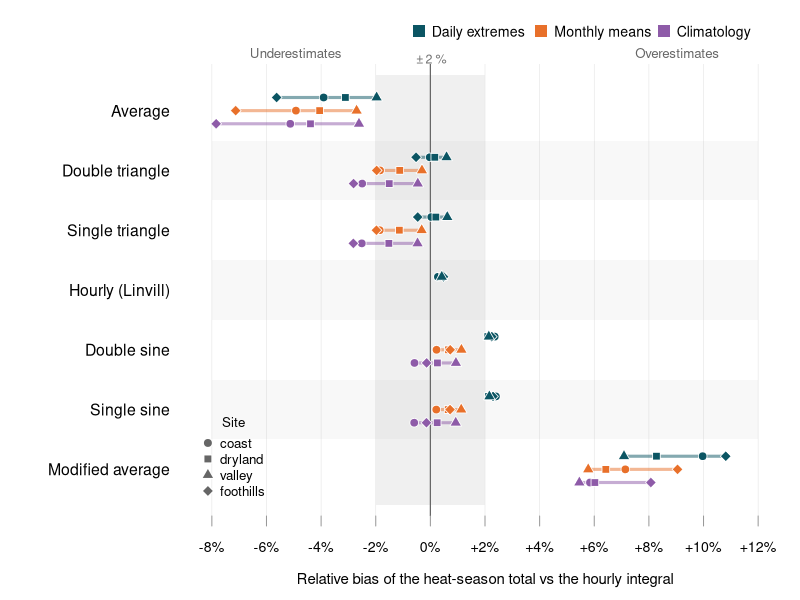
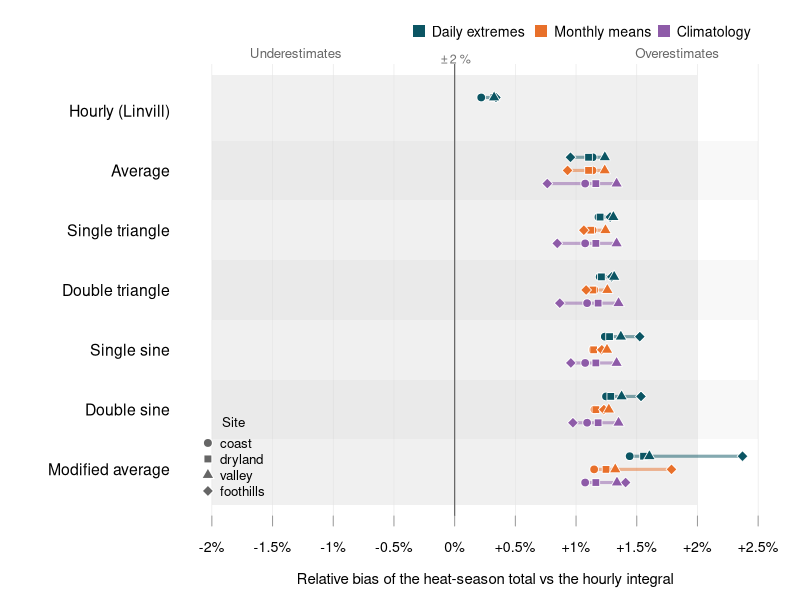
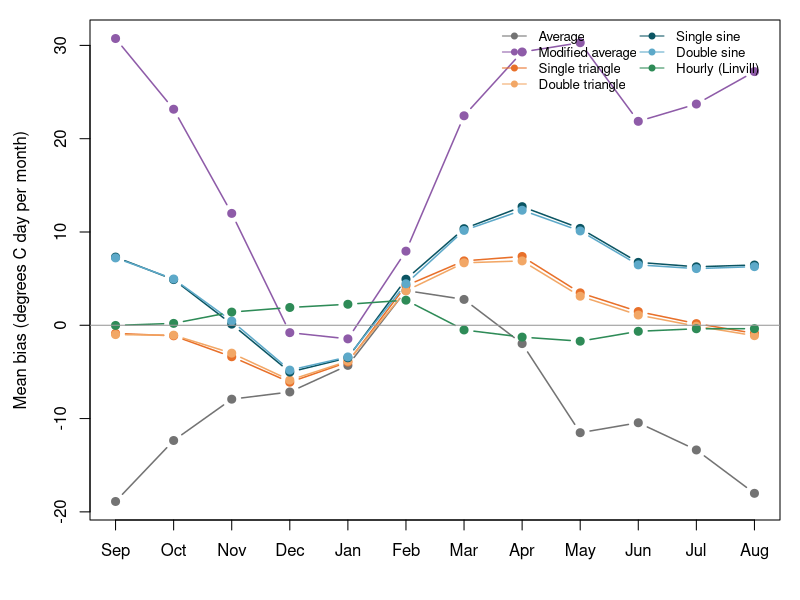

Recreate these plots in R, in order.
## ---- chunk 1
knitr::opts_chunk$set(collapse = TRUE, comment = "#>", echo = FALSE,
                      fig.width = 8, fig.height = 4.6, dpi = 96,
                      out.width = "100%")
options(knitr.kable.NA = "-")
season <- read.csv("data/gdd-synthetic-season.csv")
monthly <- read.csv("data/gdd-synthetic-monthly.csv")
sites <- c("coast", "dryland", "valley", "foothills")
method_order <- c("average", "modified_average", "single_triangle",
                  "double_triangle", "single_sine", "double_sine",
                  "hourly_linvill")
method_col <- c(average = "grey45", modified_average = "#8E5BA8",
                single_triangle = "#E8702A", double_triangle = "#F2A766",
                single_sine = "#0B5563", double_sine = "#5DA9C9",
                hourly_linvill = "#2E8B57")
## ---- chunk 2
method_label <- c(average = "Average", modified_average = "Modified average",
                  single_triangle = "Single triangle",
                  double_triangle = "Double triangle",
                  single_sine = "Single sine", double_sine = "Double sine",
                  hourly_linvill = "Hourly (Linvill)")
level_col <- c(daily = "#0B5563", monthly = "#E8702A",
               climatology = "#8E5BA8")
level_label <- c(daily = "Daily extremes", monthly = "Monthly means",
                 climatology = "Climatology")
site_pch <- c(coast = 21, dryland = 22, valley = 24, foothills = 23)

# One row per method (ordered by its bias with daily extremes) and one
# sub-row per level of information; one symbol per site.
plot_bias <- function(base, upper) {
  d <- season[season$base == base & season$upper == upper, ]
  daily <- d[d$level == "daily", ]
  ord <- rev(names(sort(tapply(daily$rel_bias_pct, daily$method, mean))))
  offset <- c(daily = 0.22, monthly = 0, climatology = -0.22)
  ticks <- pretty(range(d$rel_bias_pct, -2, 2), n = 8)
  xl <- range(ticks)
  op <- par(mar = c(4.2, 9.5, 3.2, 1))
  on.exit(par(op))
  plot(NA, xlim = xl, ylim = c(0.5, length(ord) + 0.5), xaxt = "n",
       yaxt = "n", xlab = "", ylab = "", bty = "n")
  rect(-2, 0.4, 2, length(ord) + 0.6, col = "grey94", border = NA)
  abline(v = ticks, col = "grey90", lwd = 0.6)
  abline(v = 0, col = "grey40", lwd = 1.2)
  for (i in seq_along(ord)) {
    if (i %% 2 == 0) {
      rect(xl[1], i - 0.5, xl[2], i + 0.5,
           col = adjustcolor("grey50", 0.05), border = NA)
    }
    for (l in names(offset)) {
      x <- d[d$method == ord[i] & d$level == l, ]
      if (!nrow(x)) next
      y <- i + offset[[l]]
      segments(min(x$rel_bias_pct), y, max(x$rel_bias_pct), y,
               col = adjustcolor(level_col[[l]], 0.5), lwd = 3)
      points(x$rel_bias_pct, rep(y, nrow(x)), pch = site_pch[x$site],
             bg = level_col[[l]], col = "white", cex = 1.15, lwd = 0.8)
    }
  }
  axis(1, at = ticks, labels = paste0(ifelse(ticks > 0, "+", ""), ticks, "%"),
       col = NA, col.ticks = "grey60", cex.axis = 0.85)
  axis(2, at = seq_along(ord), labels = method_label[ord], las = 1,
       tick = FALSE, cex.axis = 0.95)
  mtext("Relative bias of the heat-season total vs the hourly integral",
        side = 1, line = 2.6, cex = 0.9)
  mtext("Underestimates", side = 3, line = 0.1, adj = 0.12, cex = 0.8,
        col = "grey40")
  mtext("Overestimates", side = 3, line = 0.1, adj = 0.88, cex = 0.8,
        col = "grey40")
  text(0, length(ord) + 0.62, expression("" %+-% "2 %"), cex = 0.75,
       col = "grey45", pos = 3, xpd = NA)
  legend("topright", inset = c(0, -0.11), xpd = NA, horiz = TRUE, bty = "n",
         legend = level_label, pch = 15, col = level_col, cex = 0.85,
         pt.cex = 1.6)
  legend("bottomleft", inset = c(0.01, 0.02), bty = "n", title = "Site",
         legend = names(site_pch), pch = site_pch, pt.bg = "grey40",
         col = "white", pt.cex = 1.2, cex = 0.8)
}
plot_bias(10, "none")
## ---- chunk 3
tab <- function(base, upper, level) {
  d <- season[season$base == base & season$upper == upper &
                season$level == level, ]
  w <- reshape(d[, c("site", "method", "rel_bias_pct")], idvar = "method",
               timevar = "site", direction = "wide")
  names(w) <- sub("rel_bias_pct.", "", names(w), fixed = TRUE)
  w <- w[match(method_order[method_order %in% w$method], w$method),
         c("method", sites)]
  w[sites] <- lapply(w[sites], function(v) sprintf("%+.1f", v))
  rownames(w) <- NULL
  knitr::kable(w, caption = sprintf(
    "Relative bias (%%) of the season total, base %s degrees C, %s level.",
    base, level))
}
tab(10, "none", "daily")
tab(10, "none", "monthly")
## ---- chunk 4
d <- season[season$base == 10 & season$upper == "none" &
              season$site == "dryland", ]
w <- reshape(d[, c("level", "method", "mae")], idvar = "method",
             timevar = "level", direction = "wide")
names(w) <- sub("mae.", "", names(w), fixed = TRUE)
w <- w[match(method_order[method_order %in% w$method], w$method),
       c("method", "daily", "monthly", "climatology")]
rownames(w) <- NULL
knitr::kable(w, digits = 0, caption = paste(
  "Mean absolute error (degrees C day) of the season total at the dryland",
  "site, base 10 degrees C. Mean season total: about 1495 degrees C day."))
## ---- chunk 5
plot_bias(5, "none")
## ---- chunk 6
d <- monthly[monthly$base == 10 & monthly$upper == "none" &
               monthly$site == "dryland" & monthly$level == "daily", ]
ms <- method_order[method_order %in% d$method]
mo <- c(9:12, 1:8)
mat <- sapply(ms, function(m) {
  x <- d[d$method == m, ]
  x$bias[match(mo, x$month)]
})
par(mar = c(4, 4.5, 1, 1))
matplot(seq_along(mo), mat, type = "b", pch = 19, lty = 1, lwd = 1.5,
        col = method_col[ms], xaxt = "n", xlab = "",
        ylab = "Mean bias (degrees C day per month)")
axis(1, at = seq_along(mo), labels = month.abb[mo])
abline(h = 0, col = "grey60")
legend("topright", legend = method_label[ms], col = method_col[ms], pch = 19, lty = 1,
       bty = "n", cex = 0.8, ncol = 2)
